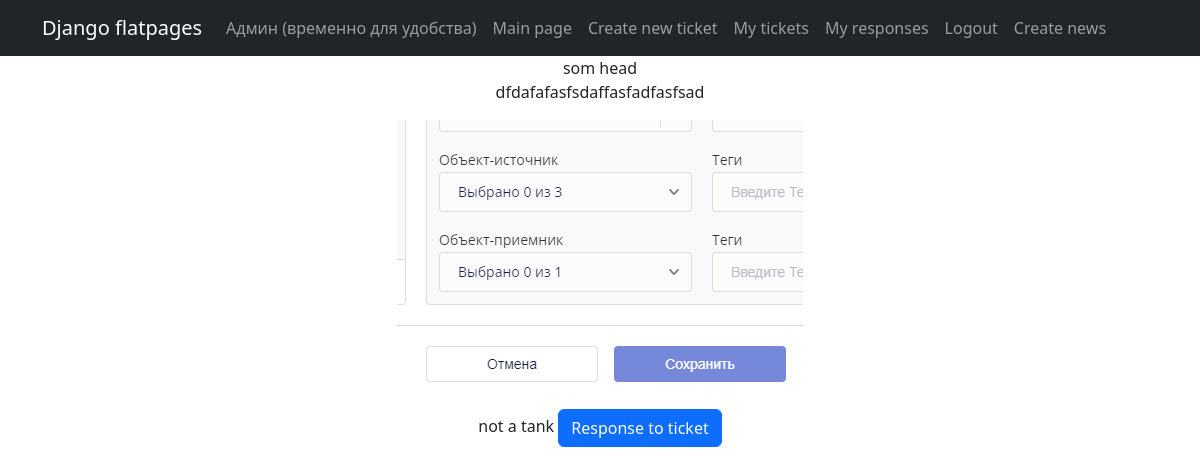
/ticket/1 (signed in), run on the app's committed database.
### tickets/models.py (models this page shows, shortened)
class Ticket(models.Model):
    author = models.ForeignKey(User, on_delete=models.CASCADE)
    head = models.CharField(max_length=200)
    body = CKEditor5Field('Text', config_name='extends')
    category = models.CharField(choices=categories, max_length=25)
    pubdate = models.DateField(auto_now_add=True)

### tickets/views.py (the view)
# urls.py: path('ticket/<int:pk>', ticket_detail, name='ticket_detail'),
@login_required
def ticket_detail(request, pk):  # вьюшка для редактирования тикетов
    data = Ticket.objects.filter(pk=pk)
    if data:
        for dat in data:
            if request.method == 'POST':
                if request.POST.get('response'):
                    if not Responds.objects.filter(ticket=dat, responder=request.user).exists():
                        Responds.objects.create(ticket=dat, responder=request.user)
                        return HttpResponseRedirect('/')
                    else:
                        form = TicketForm(instance=dat)
                        error = 'You already responded to that ticket'
                        context = {'data': data, 'form': form, 'error': error, 'dat': dat, }
                        return render(request, 'ticket_detail.html', context)
            else:
                form = TicketForm(instance=dat)
                context = {'data': data, 'form': form, 'dat': dat, }
                return render(request, 'ticket_detail.html', context)
    else:
        raise Http404

### templates/ticket_detail.html (shortened to what this page needs)
{% extends 'flatpages/default.html' %}
    {% block content %}
        <form method="post">
            {{ dat.head }}
            {{ dat.body|safe }}
            {{ dat.category }}
            <button class="btn btn-primary" type="submit" name="response" value="Response">Response to ticket</button>
        </form>
    {% endblock content %}

### data on the page
Ticket: head "som head", body "dfdafafasfsdaffasfadfasfsad", body (picture), category "not a tank"
